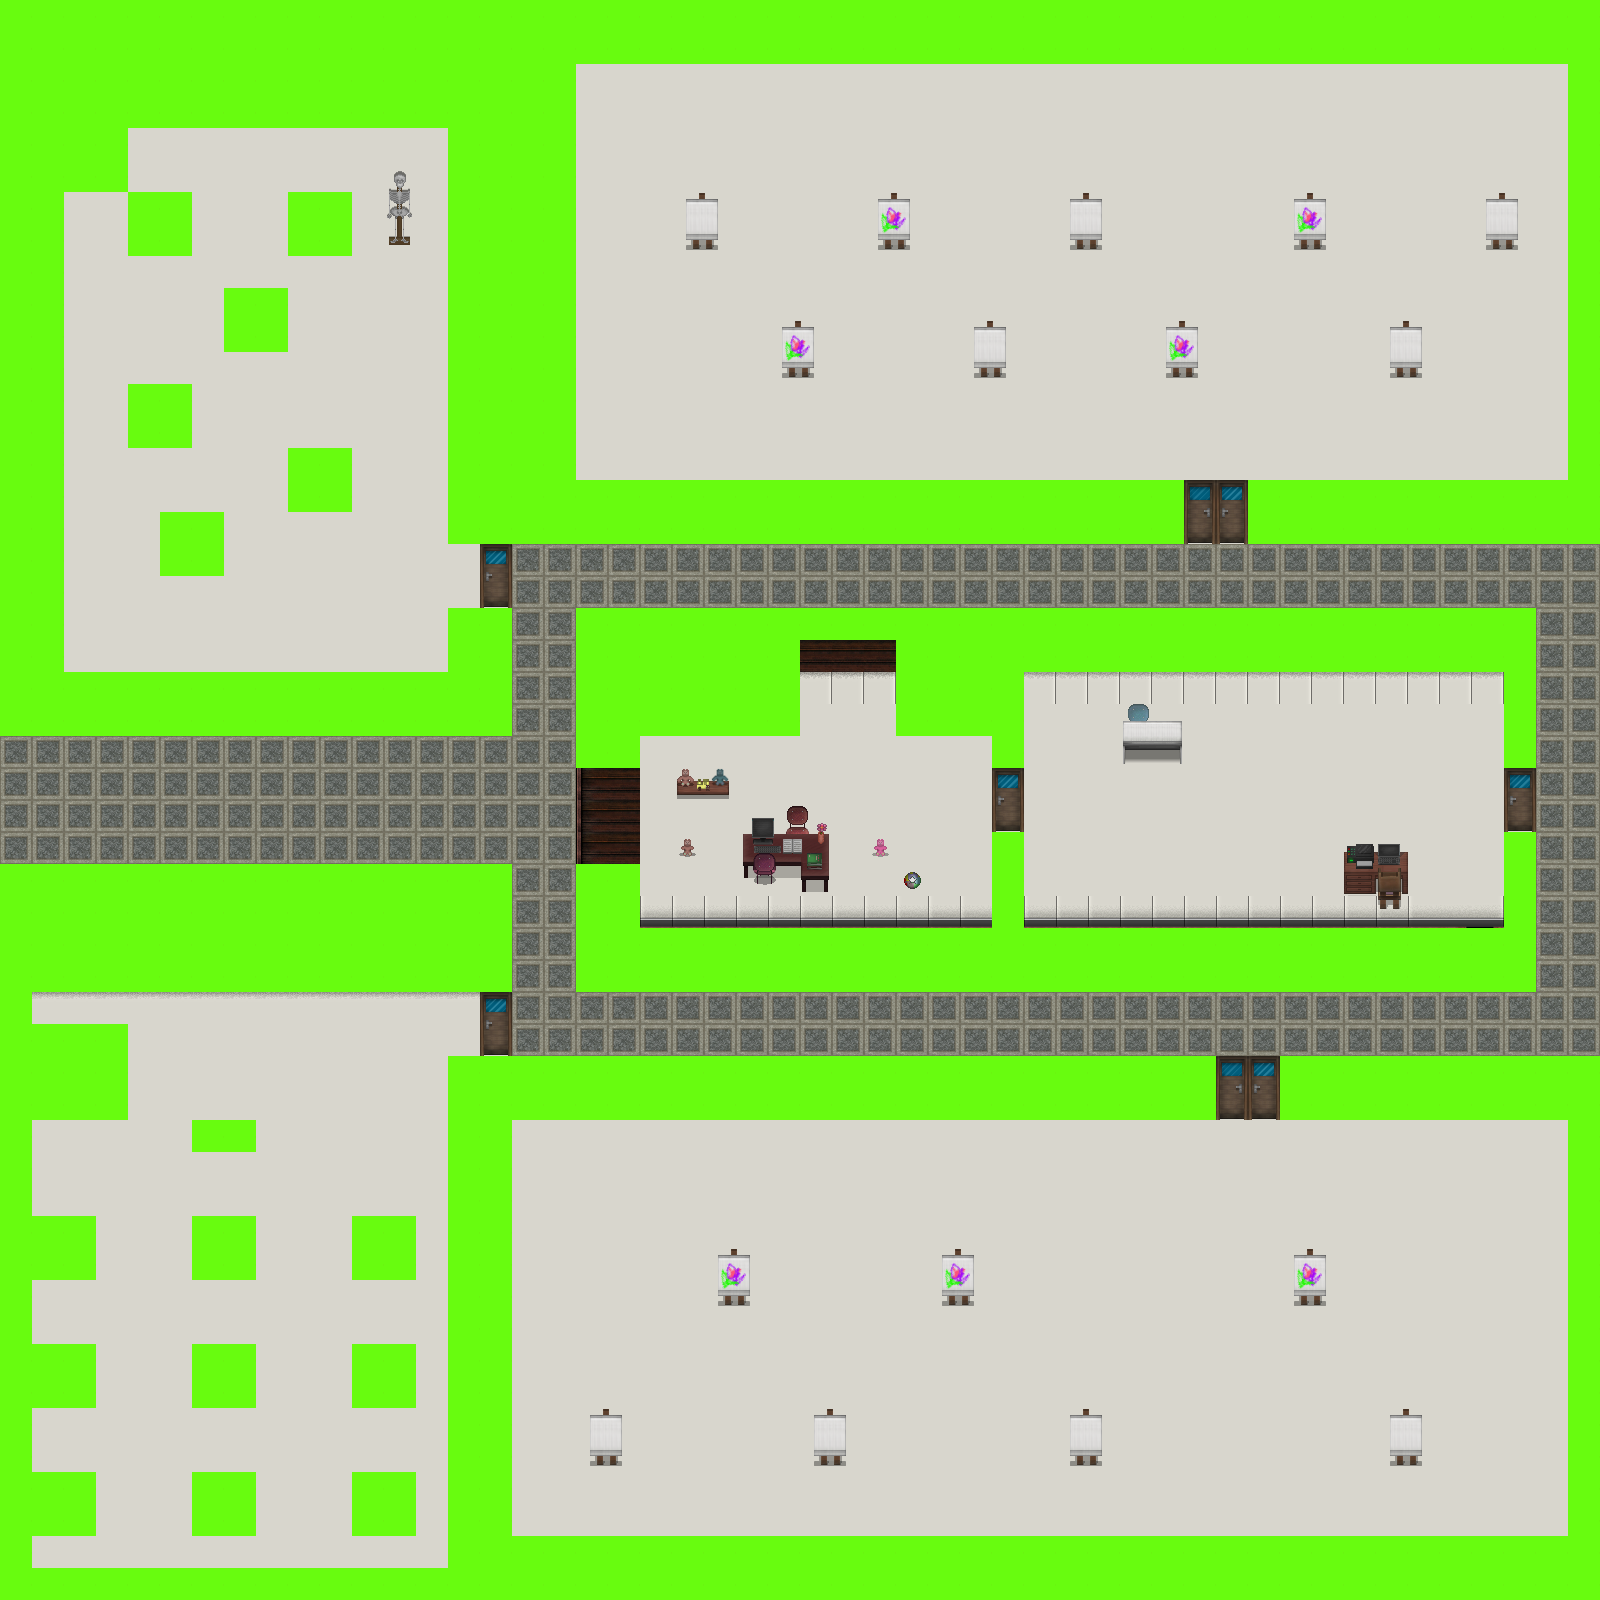

Tiled map render using the project's own tile images. Description and the map definition, with tile-layer contents summarised, below:
An orthogonal 50x50 tile map with 32x32 px tiles, 3 tile layers (Floor, Decorations, Boundary), 3 tilesets.

<map version="1.0" tiledversion="1.1.6" orientation="orthogonal" renderorder="right-down" width="50" height="50" tilewidth="32" tileheight="32" infinite="0" nextobjectid="1">
 <tileset firstgid="1" name="school" tilewidth="32" tileheight="32" tilecount="256" columns="16">
  <image source="school.png" width="512" height="512" />
 </tileset>
 <tileset firstgid="257" name="floor" tilewidth="32" tileheight="32" tilecount="528" columns="24">
  <image source="floor.png" width="768" height="704" />
 </tileset>
 <tileset firstgid="785" name="floor2" tilewidth="32" tileheight="32" tilecount="192" columns="16">
  <image source="floor2.png" width="512" height="384" />
 </tileset>
 <layer name="Floor" width="50" height="50">
  <data>[2500 cells, 2500 non-empty, 22 distinct tile ids]</data>
 </layer>
 <layer name="Decorations" width="50" height="50">
  <data>[2500 cells, 329 non-empty, 91 distinct tile ids]</data>
 </layer>
 <layer name="Boundary" width="50" height="50">
  <data>[2500 cells, 836 non-empty, 1 distinct tile ids]</data>
 </layer>
</map>
